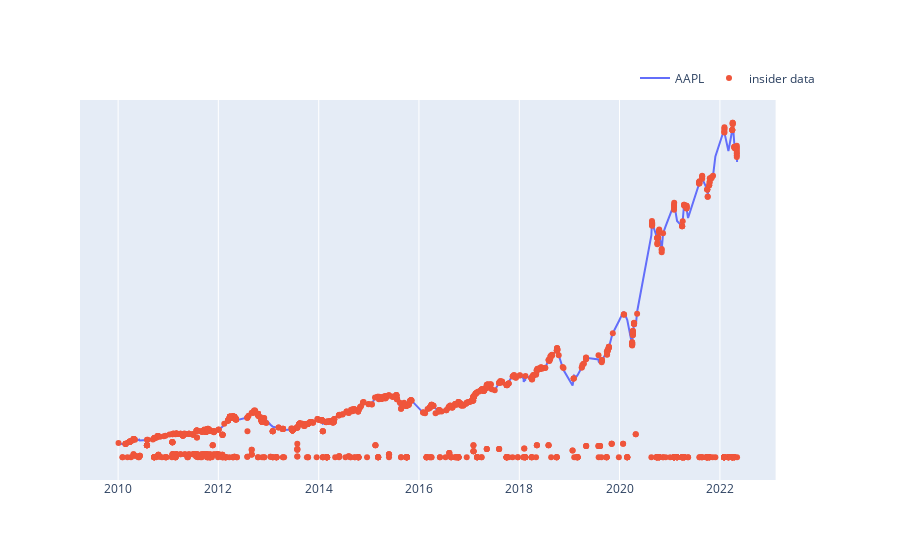

Here is the notebook cell this chart was saved with:
### Code cell
a = _plot_data([['line', df, 'Date', 'Close', 'AAPL', False], 
                ['scatter', insider, 'transactionDate', 'price_adj', 'insider data', False]])
a

### Figure 1 — Plotly figure (JSON) as saved in the notebook; plotly's stock layout.template omitted (floating-point values rounded to 4 significant figures; data arrays with more than 128 entries replaced by an {"elided": "..."} marker saying what was removed)
{"data": [{"name": "AAPL", "type": "scatter", "x": {"elided": "1858 str values"}, "xaxis": "x", "y": {"elided": "1858 float values"}, "yaxis": "y"}, {"mode": "markers", "name": "insider data", "type": "scatter", "x": {"elided": "2274 str values"}, "xaxis": "x", "y": {"elided": "2274 float values"}, "yaxis": "y"}], "layout": {"legend": {"orientation": "h", "x": 1, "xanchor": "right", "y": 1.02, "yanchor": "bottom"}, "xaxis": {"anchor": "y", "domain": [0, 0.94]}, "yaxis": {"anchor": "x", "domain": [0, 1], "visible": false}, "yaxis2": {"anchor": "x", "overlaying": "y", "side": "right", "visible": false}}}
